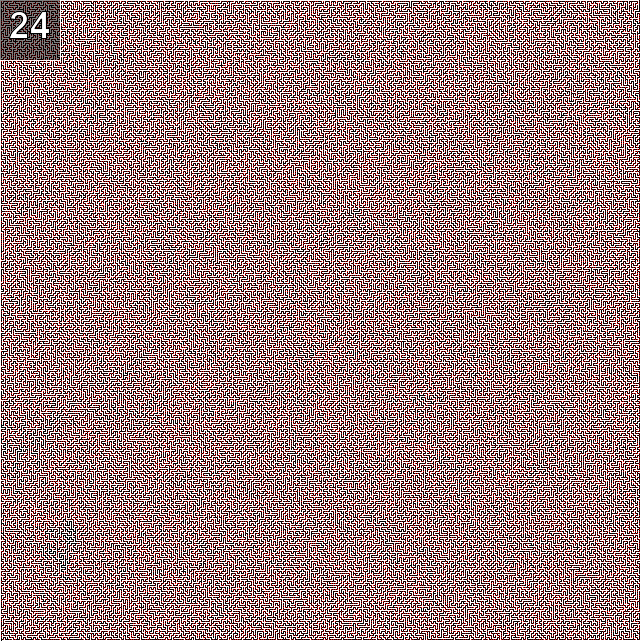
#> input picture python/pythonchallenge/maze.png, 641 x 641 px, found by its file name
$ python level-024.py
#> lines starting #> are read from the running program, lines starting #| are printed output that depends on the picture
#!/usr/bin/env python3
# -*- coding: utf-8 -*-
# @Date     : 2018-06-26 19:46:14
# @Author   : Albert Shi
# @Link     : http://blog.csdn.net/albertsh
# @Github   : https://github.com/AlbertGithubHome
__author__ = 'AlbertS'
# @Subject  : level 24 of python challenge
#
# 思路：这一关的网页上这次是一张大图片，厉害了，看起来像是一张迷宫图，网页的标题为from top to bottom
#       除此之外没有其他的任何线索，图片的名字为maze.png，看起来有点用处，哦，原来maze是迷宫的意思，那看起来maze也没有用了
#       如果真的按标题所说，从上走到下，那眼睛还不得瞎了啊，肯定有一种python 的处理哲学在等着我，会是什么呢？
#       原来真的是要求走迷宫，算了，先写一个深度优先搜索搜一下吧，为什么不是广度，因为广度不好写。。。
#
#       注意这个图片还有一个干扰项，就是左上角的24这个数字，去掉这个干扰，需要从左上角(0,0)一直向右走，走到第一个像素为0的点，
#       也就是白色的部分，除去有干扰的部分，图片上的点非白即红，也就是说要不然RGB都为0，要不然只有GB两个分量为0，
#       图片的大小为641*641，我们只要沿着白色一直走到坐标(x,640)，那么就成功了
#
#       前面这一段当我没说，其实白色的是墙，带颜色的像素为通道，我们只关注R通道就可以了，按照深度优先的算法走迷宫，
#       只要沿着非白色一直走到坐标(x,640)，把路径上的点的像素中R坐标保存到文件中，
#       费了九牛二虎之力终于把迷宫走完了，哎，还真是学了不少东西，比如可以通过循环来实现深度优先搜索，把收集到的数据输出到
#       文件中，打印数据的前20字节，前几个字节为b'\x00P\x00K\x00\x03，其中包含PK据说是zip文件，这里面还有一个坑，就是有很多0
#       那些数据是没有用的，需要剔除掉多出的0，删除后德奥b'PK\x03\x04\x14\x00，据说是zip文件了，解压后得到两个文件，一张图片
#       maze.jpg上有字母显示lake，这就是通往下一关的url，还有一个文件mybroken.zip，暂时还不知道有什么用
#
#
# 备注：1. python challenge home page : http://www.pythonchallenge.com/
#       2. current level url : http://www.pythonchallenge.com/pc/hex/ambiguity.html
#       3. next level url : http://www.pythonchallenge.com/pc/hex/lake.html
#       4. curlevel username:butter password:fly
#

from PIL import ImageDraw
from PIL import Image
import requests
import zipfile
import io

# resource url
target_url = 'http://www.pythonchallenge.com/pc/hex/maze.png'
# 墙的像素
wall = (255, 255, 255, 255)
# 前进方向
walkdir = [(0, 1), (1, 0), (0, -1), (-1, 0)]

# 获得网站图像
def get_image_file():
    image_data = requests.get(target_url, auth=('butter', 'fly')).content
    stream = io.BytesIO(image_data)
    img = Image.open(stream)
    return img

# 找到进入点
def find_start_pos(img, width):
    for x in range(width-1, 0, -1):
        pixel_value = img.getpixel((x, 1));
        print(x, pixel_value)
        if pixel_value != wall:
            return x, 0
    return 0, 0

# 调试输出区域像素点
def output_pixel(img, start, end):
    for y in range(start, end):
        print("\n")
        for x in range(start, end):
            print(img.getpixel((x, y)))

# 输出R通道的数据文件，打印图像
def output_file(img, path):
    new_img = Image.new("RGB", img.size, 'black')
    draw = ImageDraw.Draw(new_img) #画图对象，对新图操作
    for poslist in path:
        for pos in poslist:
            draw.point([pos[0], pos[1]])
    new_img.show()

# 深度优先搜索路径，结果不行，超过了递归深度
# RecursionError: maximum recursion depth exceeded
def dfs(img, path, x, y):

    # 找到了，到达底部
    if y == img.size[1]:
        path.append((x, y))
        output_file(img, path)
        return True

    # 碰到了墙
    if img.getpixel((x, y)) == wall:
        return False

    # 走了回头路
    if len(path) >= 2 and path[-2] == (x, y):
        return False

    path.append((x, y))

    for cur_dir in walkdir:
        if dfs(img, path, x + cur_dir[0], y + cur_dir[1]):
            return True

    path.pop()
    return False

# 也算深度优先搜索，但是使用循环代替递归
def new_search(img, pos):
    path = []           # 整条路径
    footpath = []       # 小路，就是子路径
    find_path = False;  # 标记是否在找到
    end_y = img.size[1] - 1

    while pos[1] != end_y:          # 没到底继续找
        img.putpixel(pos, wall)     # 封死来路，免得绕回去
        path_count = 0              # 子路径的条数

        for cur_dir in walkdir:     # 四个方向查一遍有几条路径
            tmp_pos = (pos[0] + cur_dir[0], pos[1] + cur_dir[1])
            try:
                if img.getpixel(tmp_pos) != wall:
                    path_count += 1
                    new_pos = tmp_pos
            except: #越界像素不作处理
                pass

        if path_count == 1:
            footpath.append(pos)
            pos = new_pos
        elif path_count == 0:
            if footpath == []:
                try:
                    footpath = path.pop()
                except:
                    print(path)
                    break; # 说明没找到路
            pos = footpath[0];
            footpath = []
        else:
            if len(footpath) > 0:
                path.append(footpath);
            footpath = [pos]
            pos = new_pos
    else:
        find_path = True
        footpath.append(pos)
        path.append(footpath)

    return path if find_path else []


def main():
    img = get_image_file()
#> in get_image_file, img is the input picture: PIL image 641x641 RGBA; mean R, G, B, A 159.1, 127.5, 127.5, 255
    #img.show()
    print("image size:", img.size, type(img.size))
#| image size: (641, 641) <class 'tuple'>
    start_pos = find_start_pos(img, img.size[0]);
#> the loop in find_start_pos, `for x in range(width-1, 0, -1):` made 2 passes
#> pixel_value on passes 1 to 2: (255, 255, 255, 255), (80, 0, 0, 255)
#| 640 (255, 255, 255, 255)
#| 639 (80, 0, 0, 255)
#> start_pos = (639, 0)
    print("start_x, starty = ", start_pos[0], start_pos[1])
#| start_x, starty =  639 0
    #output_pixel(img, 100, 105)
    path = new_search(img, start_pos);
#> the loop in new_search, `while pos[1] != end_y:` made 79164 passes
#> pos on passes 48, 74, 91: (634, 19), (636, 27), (637, 32)
#> pos on passes 1 to 6: (639, 1), (639, 2), (639, 3), (639, 4), (639, 5), (639, 6)
#> after the loop in new_search, `while pos[1] != end_y:`:
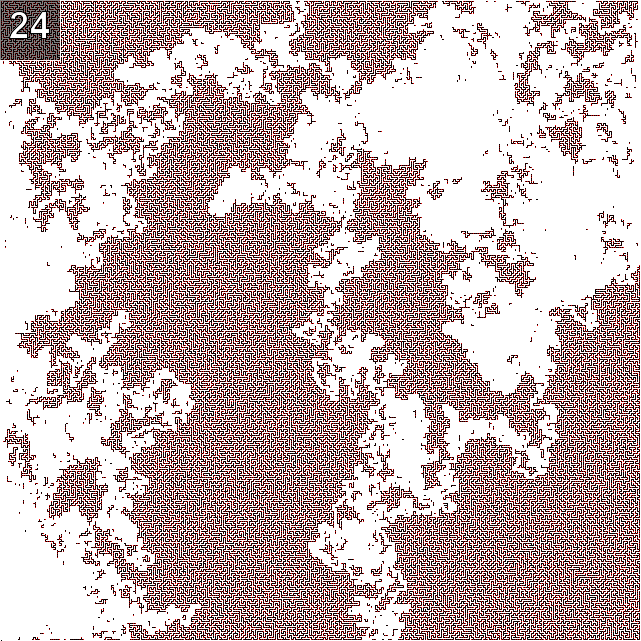
#> img: PIL image 641x641 RGBA; mean R, G, B, A 194, 174, 174, 255
#> after the loop in new_search, `while pos[1] != end_y:`: path = 1366 items
#> path = 1366 items
    if len(path) == 0:
        print("no way!")
    else:
        #print(path)
        output_file(img, path)
#> in output_file, `new_img = Image.new("RGB", img.size, 'black')`: new_img: PIL image 641x641 RGB; every value is 0
#> the loop in output_file, `for poslist in path:` made 1366 passes
#> poslist on passes 54, 56, 57: [(603, 149), (604, 149), (605, 149), (605, 150)], [(601, 155), (601, 156), (601, 157), (601, 158)], [(601, 159), (600, 159), (599, 159), (598, 159)]
#> in output_file, `new_img.show()`:
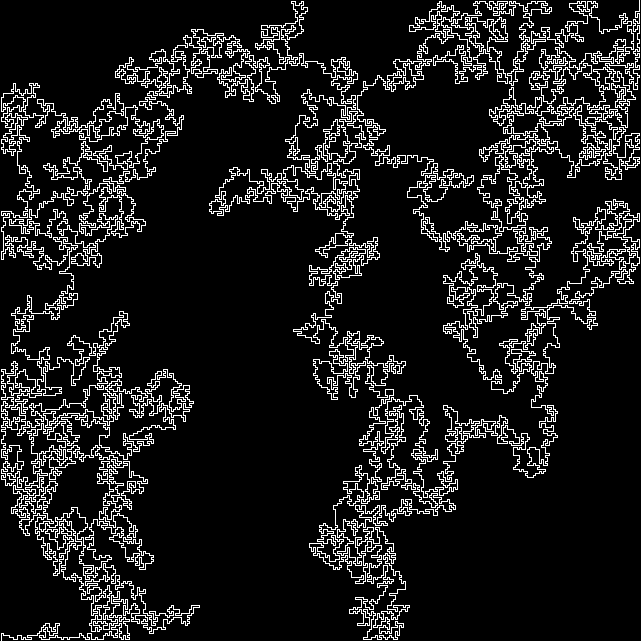
#> shown: PIL image 641x641 RGB; 10.9% white in thin lines or dots
        img = get_image_file()
        data = [img.getpixel(pos)[0] for footpath in path for pos in footpath]
#> data = 44623 items
        bytes_data = bytes(data[1::2])
        print(str(bytes_data)[:20])
#| b'PK\x03\x04\x14\x00
        zip_file = zipfile.ZipFile(io.BytesIO(bytes_data))
        zip_file.extractall('./out24')


if __name__ == '__main__': main()

# 输出图片大小和起始位置
'''
image size: (641, 641) <class 'tuple'>
640 (255, 255, 255, 255)
639 (80, 0, 0, 255)
start_x, starty =  639 0
[Finished in 7.0s]
'''
